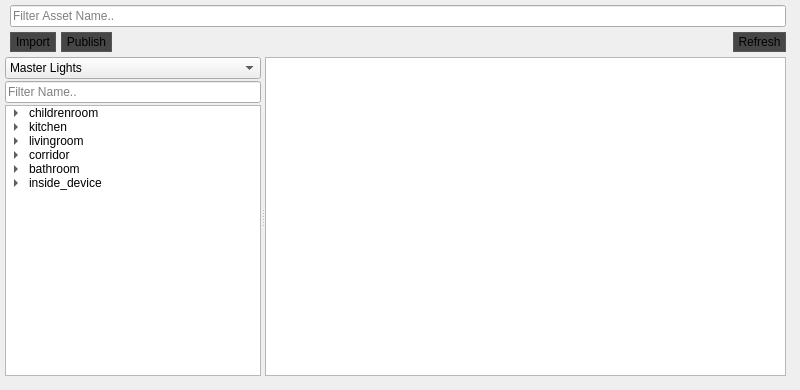
       <widget class="QWidget" name="tab">
        <attribute name="title">
         <string>Asstes</string>
        </attribute>
        <widget class="QWidget" name="verticalLayoutWidget_2">
         <property name="geometry">
          <rect>
           <x>0</x>
           <y>0</y>
           <width>791</width>
           <height>381</height>
          </rect>
         </property>
         <layout class="QVBoxLayout" name="verticalLayout_2">
          <property name="spacing">
           <number>5</number>
          </property>
          <property name="sizeConstraint">
           <enum>QLayout::SetDefaultConstraint</enum>
          </property>
          <property name="leftMargin">
           <number>5</number>
          </property>
          <property name="topMargin">
           <number>5</number>
          </property>
          <property name="rightMargin">
           <number>5</number>
          </property>
          <property name="bottomMargin">
           <number>5</number>
          </property>
          <item>
           <layout class="QHBoxLayout" name="horizontalLayout_8">
            <property name="spacing">
             <number>5</number>
            </property>
            <property name="sizeConstraint">
             <enum>QLayout::SetDefaultConstraint</enum>
            </property>
            <property name="leftMargin">
             <number>5</number>
            </property>
            <property name="topMargin">
             <number>0</number>
            </property>
            <property name="rightMargin">
             <number>0</number>
            </property>
            <property name="bottomMargin">
             <number>0</number>
            </property>
            <item>
             <widget class="QLineEdit" name="lineEdit_filter">
              <property name="sizePolicy">
               <sizepolicy hsizetype="Preferred" vsizetype="Fixed">
                <horstretch>0</horstretch>
                <verstretch>0</verstretch>
               </sizepolicy>
              </property>
              <property name="focusPolicy">
               <enum>Qt::ClickFocus</enum>
              </property>
              <property name="placeholderText">
               <string>Filter Asset Name..</string>
              </property>
             </widget>
            </item>
           </layout>
          </item>
          <item>
           <layout class="QHBoxLayout" name="horizontalLayout_7" stretch="0,0,0,0">
            <property name="spacing">
             <number>5</number>
            </property>
            <property name="sizeConstraint">
             <enum>QLayout::SetDefaultConstraint</enum>
            </property>
            <property name="leftMargin">
             <number>5</number>
            </property>
            <property name="topMargin">
             <number>0</number>
            </property>
            <property name="rightMargin">
             <number>0</number>
            </property>
            <property name="bottomMargin">
             <number>0</number>
            </property>
            <item>
             <widget class="QToolButton" name="toolButton_aImport">
              <property name="sizePolicy">
               <sizepolicy hsizetype="Fixed" vsizetype="Fixed">
                <horstretch>0</horstretch>
                <verstretch>0</verstretch>
               </sizepolicy>
              </property>
              <property name="minimumSize">
               <size>
                <width>0</width>
                <height>0</height>
               </size>
              </property>
              <property name="maximumSize">
               <size>
                <width>70</width>
                <height>25</height>
               </size>
              </property>
              <property name="focusPolicy">
               <enum>Qt::NoFocus</enum>
              </property>
              <property name="styleSheet">
               <string notr="true">border: 1px solid #575757;
background-color : #464646;</string>
              </property>
              <property name="text">
               <string>Import</string>
              </property>
              <property name="icon">
               <iconset>
                <normaloff>../../resources/icons/import.png</normaloff>../../resources/icons/import.png</iconset>
              </property>
              <property name="iconSize">
               <size>
                <width>20</width>
                <height>20</height>
               </size>
              </property>
              <property name="toolButtonStyle">
               <enum>Qt::ToolButtonTextBesideIcon</enum>
              </property>
             </widget>
            </item>
            <item>
             <widget class="QToolButton" name="toolButton_aPublish">
              <property name="sizePolicy">
               <sizepolicy hsizetype="Fixed" vsizetype="Fixed">
                <horstretch>0</horstretch>
                <verstretch>0</verstretch>
               </sizepolicy>
              </property>
              <property name="maximumSize">
               <size>
                <width>70</width>
                <height>25</height>
               </size>
              </property>
              <property name="focusPolicy">
               <enum>Qt::NoFocus</enum>
              </property>
              <property name="styleSheet">
               <string notr="true">border: 1px solid #575757;
background-color : #464646;</string>
              </property>
              <property name="text">
               <string>Publish</string>
              </property>
              <property name="icon">
               <iconset>
                <normaloff>../../resources/icons/publish.png</normaloff>../../resources/icons/publish.png</iconset>
              </property>
              <property name="iconSize">
               <size>
                <width>20</width>
                <height>20</height>
               </size>
              </property>
              <property name="toolButtonStyle">
               <enum>Qt::ToolButtonTextBesideIcon</enum>
              </property>
             </widget>
            </item>
            <item>
             <spacer name="horizontalSpacer_4">
              <property name="orientation">
               <enum>Qt::Horizontal</enum>
              </property>
              <property name="sizeType">
               <enum>QSizePolicy::Expanding</enum>
              </property>
              <property name="sizeHint" stdset="0">
               <size>
                <width>100</width>
                <height>20</height>
               </size>
              </property>
             </spacer>
            </item>
            <item>
             <widget class="QToolButton" name="toolButton_aRefresh">
              <property name="sizePolicy">
               <sizepolicy hsizetype="Fixed" vsizetype="Fixed">
                <horstretch>0</horstretch>
                <verstretch>0</verstretch>
               </sizepolicy>
              </property>
              <property name="maximumSize">
               <size>
                <width>70</width>
                <height>25</height>
               </size>
              </property>
              <property name="focusPolicy">
               <enum>Qt::NoFocus</enum>
              </property>
              <property name="styleSheet">
               <string notr="true">border: 1px solid #575757;
background-color : #464646;</string>
              </property>
              <property name="text">
               <string>Refresh</string>
              </property>
              <property name="icon">
               <iconset>
                <normaloff>../../resources/icons/refresh.png</normaloff>../../resources/icons/refresh.png</iconset>
              </property>
              <property name="iconSize">
               <size>
                <width>20</width>
                <height>30</height>
               </size>
              </property>
              <property name="toolButtonStyle">
               <enum>Qt::ToolButtonTextBesideIcon</enum>
              </property>
             </widget>
            </item>
           </layout>
          </item>
          <item>
           <widget class="QSplitter" name="splitter_2">
            <property name="sizePolicy">
             <sizepolicy hsizetype="Preferred" vsizetype="Expanding">
              <horstretch>0</horstretch>
              <verstretch>0</verstretch>
             </sizepolicy>
            </property>
            <property name="contextMenuPolicy">
             <enum>Qt::DefaultContextMenu</enum>
            </property>
            <property name="orientation">
             <enum>Qt::Horizontal</enum>
            </property>
            <property name="opaqueResize">
             <bool>true</bool>
            </property>
            <property name="childrenCollapsible">
             <bool>true</bool>
            </property>
            <widget class="QWidget" name="layoutWidget">
             <layout class="QVBoxLayout" name="verticalLayout" stretch="0,0,0">
              <property name="spacing">
               <number>2</number>
              </property>
              <item>
               <widget class="QComboBox" name="comboBox_aTypes">
                <property name="sizePolicy">
                 <sizepolicy hsizetype="Preferred" vsizetype="Fixed">
                  <horstretch>0</horstretch>
                  <verstretch>0</verstretch>
                 </sizepolicy>
                </property>
                <property name="baseSize">
                 <size>
                  <width>0</width>
                  <height>0</height>
                 </size>
                </property>
                <property name="focusPolicy">
                 <enum>Qt::NoFocus</enum>
                </property>
                <property name="editable">
                 <bool>false</bool>
                </property>
                <property name="duplicatesEnabled">
                 <bool>false</bool>
                </property>
                <property name="frame">
                 <bool>true</bool>
                </property>
                <item>
                 <property name="text">
                  <string>Master Lights</string>
                 </property>
                </item>
                <item>
                 <property name="text">
                  <string>Master Shots</string>
                 </property>
                </item>
                <item>
                 <property name="text">
                  <string>HDRI Library</string>
                 </property>
                </item>
                <item>
                 <property name="text">
                  <string>Misc</string>
                 </property>
                </item>
               </widget>
              </item>
              <item>
               <widget class="QLineEdit" name="lineEdit_aFilter">
                <property name="sizePolicy">
                 <sizepolicy hsizetype="Preferred" vsizetype="Fixed">
                  <horstretch>0</horstretch>
                  <verstretch>0</verstretch>
                 </sizepolicy>
                </property>
                <property name="focusPolicy">
                 <enum>Qt::ClickFocus</enum>
                </property>
                <property name="text">
                 <string/>
                </property>
                <property name="dragEnabled">
                 <bool>false</bool>
                </property>
                <property name="placeholderText">
                 <string>Filter Name..</string>
                </property>
                <property name="clearButtonEnabled">
                 <bool>false</bool>
                </property>
               </widget>
              </item>
              <item>
               <widget class="QTreeWidget" name="treeWidget_assetFolders">
                <property name="sizePolicy">
                 <sizepolicy hsizetype="Preferred" vsizetype="Preferred">
                  <horstretch>0</horstretch>
                  <verstretch>0</verstretch>
                 </sizepolicy>
                </property>
                <property name="maximumSize">
                 <size>
                  <width>16777215</width>
                  <height>16777215</height>
                 </size>
                </property>
                <property name="focusPolicy">
                 <enum>Qt::NoFocus</enum>
                </property>
                <property name="editTriggers">
                 <set>QAbstractItemView::DoubleClicked|QAbstractItemView::EditKeyPressed</set>
                </property>
                <property name="showDropIndicator" stdset="0">
                 <bool>true</bool>
                </property>
                <property name="dragEnabled">
                 <bool>false</bool>
                </property>
                <property name="selectionMode">
                 <enum>QAbstractItemView::SingleSelection</enum>
                </property>
                <property name="selectionBehavior">
                 <enum>QAbstractItemView::SelectRows</enum>
                </property>
                <property name="rootIsDecorated">
                 <bool>true</bool>
                </property>
                <property name="itemsExpandable">
                 <bool>true</bool>
                </property>
                <property name="expandsOnDoubleClick">
                 <bool>true</bool>
                </property>
                <attribute name="headerVisible">
                 <bool>false</bool>
                </attribute>
                <attribute name="headerMinimumSectionSize">
                 <number>19</number>
                </attribute>
                <attribute name="headerDefaultSectionSize">
                 <number>100</number>
                </attribute>
                <attribute name="headerShowSortIndicator" stdset="0">
                 <bool>false</bool>
                </attribute>
                <attribute name="headerStretchLastSection">
                 <bool>true</bool>
                </attribute>
                <column>
                 <property name="text">
                  <string>main</string>
                 </property>
                </column>
                <item>
                 <property name="text">
                  <string>childrenroom</string>
                 </property>
                 <item>
                  <property name="text">
                   <string>day</string>
                  </property>
                 </item>
                 <item>
                  <property name="text">
                   <string>evening</string>
                  </property>
                 </item>
                 <item>
                  <property name="text">
                   <string>night</string>
                  </property>
                  <item>
                   <property name="text">
                    <string>new_year_table</string>
                   </property>
                  </item>
                 </item>
                </item>
                <item>
                 <property name="text">
                  <string>kitchen</string>
                 </property>
                 <item>
                  <property name="text">
                   <string>day</string>
                  </property>
                 </item>
                 <item>
                  <property name="text">
                   <string>morning</string>
                  </property>
                 </item>
                </item>
                <item>
                 <property name="text">
                  <string>livingroom</string>
                 </property>
                 <item>
                  <property name="text">
                   <string>day</string>
                  </property>
                 </item>
                </item>
                <item>
                 <property name="text">
                  <string>corridor</string>
                 </property>
                 <item>
                  <property name="text">
                   <string>day</string>
                  </property>
                 </item>
                 <item>
                  <property name="text">
                   <string>electrical</string>
                  </property>
                 </item>
                </item>
                <item>
                 <property name="text">
                  <string>bathroom</string>
                 </property>
                 <item>
                  <property name="text">
                   <string>main</string>
                  </property>
                 </item>
                </item>
                <item>
                 <property name="text">
                  <string>inside_device</string>
                 </property>
                 <item>
                  <property name="text">
                   <string>main</string>
                  </property>
                 </item>
                 <item>
                  <property name="text">
                   <string>flash</string>
                  </property>
                 </item>
                </item>
                <item>
                 <property name="text">
                  <string/>
                 </property>
                </item>
               </widget>
              </item>
             </layout>
            </widget>
            <widget class="QListWidget" name="listWidget_assets">
             <property name="sizePolicy">
              <sizepolicy hsizetype="Expanding" vsizetype="Expanding">
               <horstretch>2</horstretch>
               <verstretch>0</verstretch>
              </sizepolicy>
             </property>
             <property name="minimumSize">
              <size>
               <width>0</width>
               <height>0</height>
              </size>
             </property>
             <property name="baseSize">
              <size>
               <width>0</width>
               <height>0</height>
              </size>
             </property>
             <property name="sizeAdjustPolicy">
              <enum>QAbstractScrollArea::AdjustIgnored</enum>
             </property>
             <property name="isWrapping" stdset="0">
              <bool>true</bool>
             </property>
             <property name="resizeMode">
              <enum>QListView::Adjust</enum>
             </property>
             <property name="layoutMode">
              <enum>QListView::SinglePass</enum>
             </property>
             <property name="spacing">
              <number>15</number>
             </property>
             <property name="viewMode">
              <enum>QListView::IconMode</enum>
             </property>
             <property name="uniformItemSizes">
              <bool>false</bool>
             </property>
             <property name="selectionRectVisible">
              <bool>true</bool>
             </property>
             <property name="sortingEnabled">
              <bool>false</bool>
             </property>
            </widget>
           </widget>
          </item>
         </layout>
        </widget>
       </widget>
